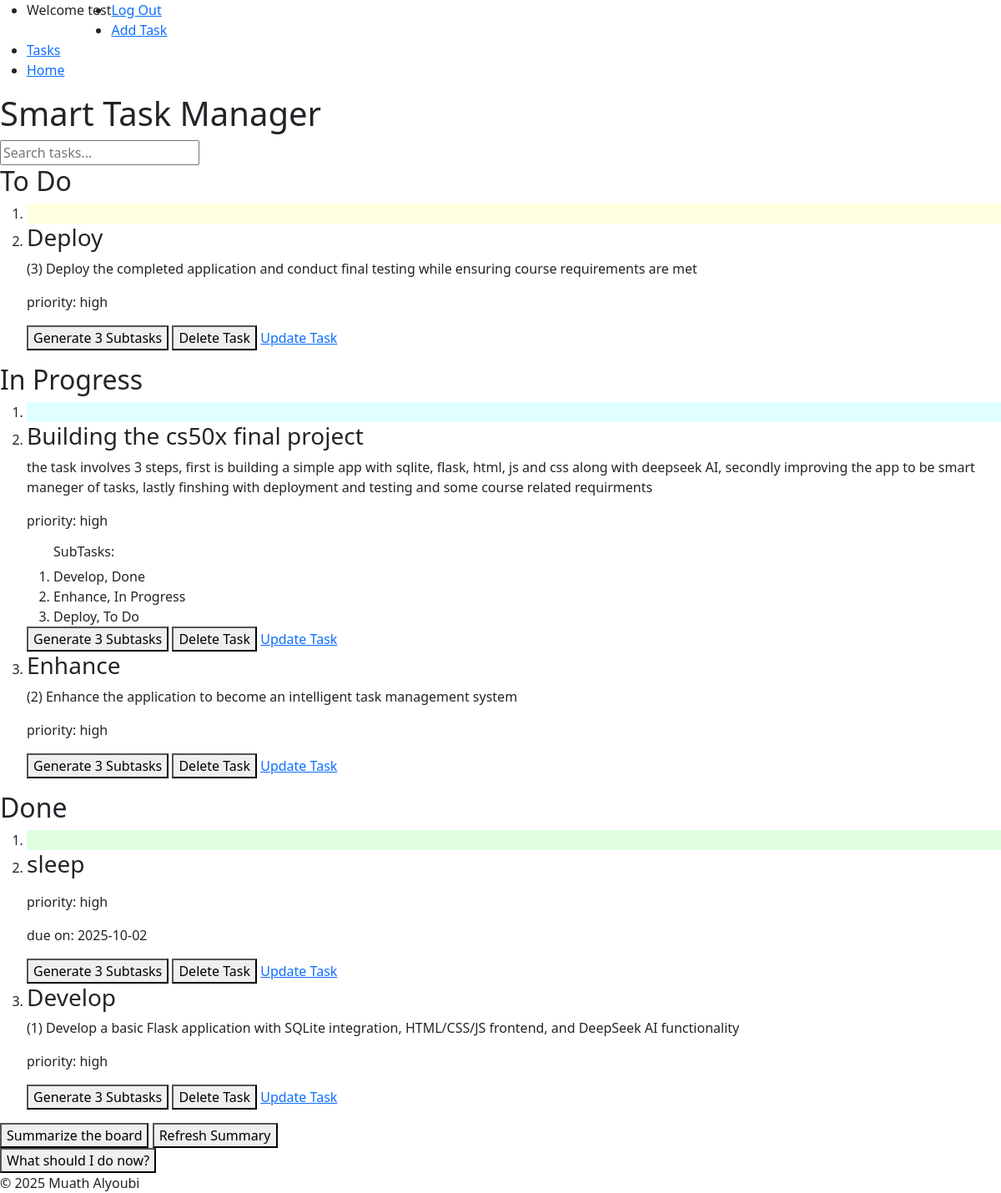
Page / (signed in) on the earlier database version.
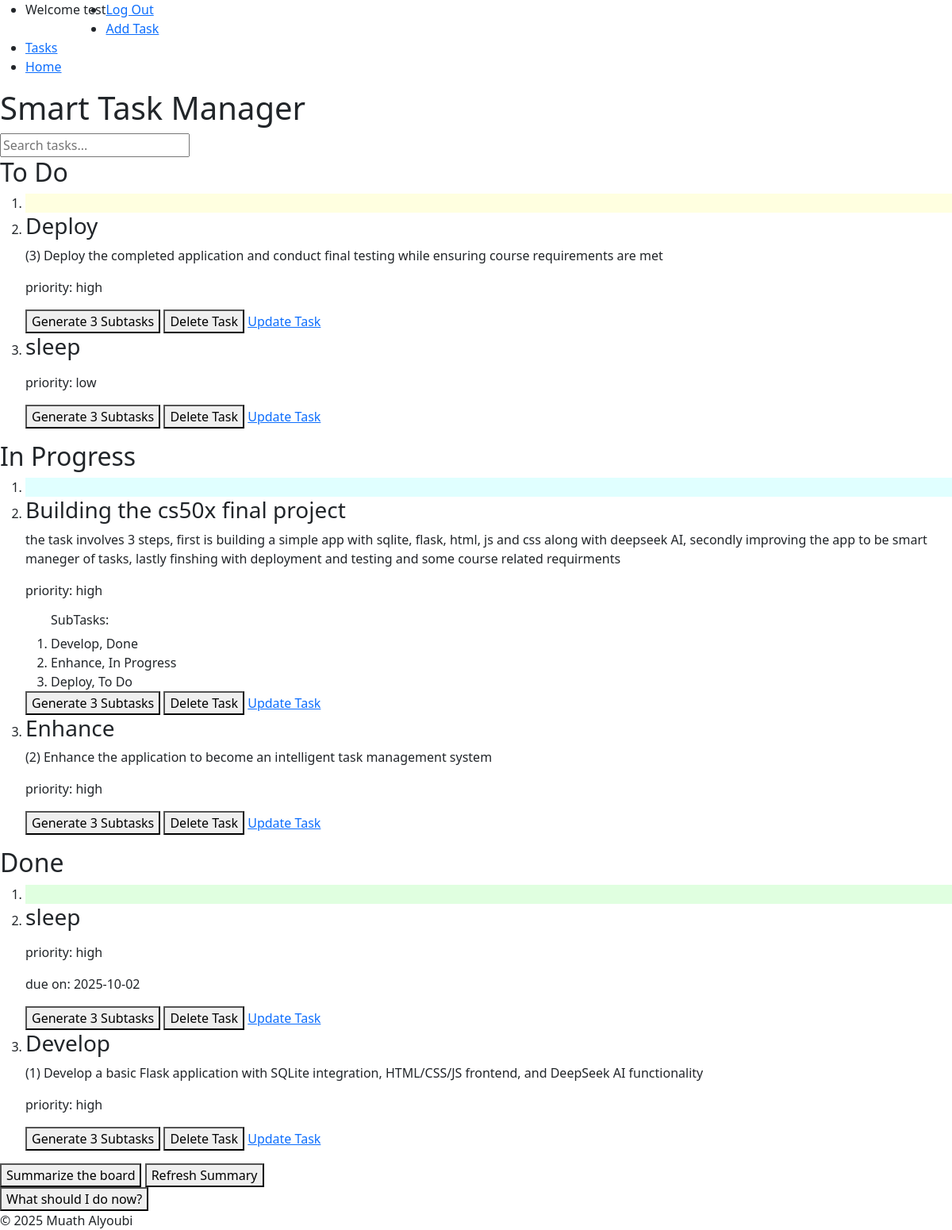
Same page on the later database version.
### tables this page shows
CREATE TABLE tasks(
                id INTEGER PRIMARY KEY AUTOINCREMENT NOT NULL,
                title TEXT NOT NULL,
                user_id INTEGER NOT NULL,
                description TEXT,
                status TEXT NOT NULL DEFAULT 'To Do',
                created_at TIMESTAMP DEFAULT CURRENT_TIMESTAMP, 
                priority TEXT NOT NULL, 
                due_date DATE, parent_id INTEGER DEFAULT NULL,  
                FOREIGN KEY (user_id) REFERENCES users(id) ON DELETE CASCADE
                );

### app.py (the view)
@app.route("/")
@login_required
def index():
    query = request.args.get("search")
    if query:
        tasks = get_searched_tasks(session["user_id"], query)
    else:
        tasks = get_tasks_by_user(session["user_id"])
    subtasks = get_subtasks(session["user_id"])
    return render_template("index.html", tasks=tasks, subtasks=subtasks)

### db.py (called while the page is built)
def get_db():
    if "db" not in g:
        g.db = sqlite3.connect(
            DATABASE,
            detect_types=sqlite3.PARSE_DECLTYPES,
            check_same_thread=False
        )
        g.db.row_factory = sqlite3.Row
    return g.db

def get_tasks_by_user(user_id):
    db = get_db()
    return db.execute(
        """SELECT * FROM tasks WHERE user_id = ? ORDER BY
        CASE WHEN due_date IS NULL THEN 1 ELSE 0 END,
        due_date ASC,
        CASE priority
            WHEN 'high' THEN 1
            WHEN 'medium' THEN 2
            WHEN 'low' THEN 3
        END ASC;
        """,(user_id,)).fetchall()

def get_subtasks(user_id):
    db = get_db()
    return db.execute(
        "SELECT * FROM tasks WHERE user_id = ? AND parent_id IS NOT NULL ORDER BY parent_id",
        (user_id,)).fetchall()

### helpers.py (called while the page is built)
def login_required(f):
    @wraps(f)
    def decorated_function(*args, **kwargs):
        if session.get("user_id") is None:
            return redirect(url_for('login', next=request.url))
        return f(*args, **kwargs)
    return decorated_function

### templates/index.html (shortened to what this page needs)
{% extends "layout.html" %}
{% block body %}
        <header>
            <h1>Smart Task Manager</h1>
        </header>
        <main>
            <input type="text" id ="search" placeholder="Search tasks..." onclick="searchTasks()">
            <section id="kanban-board">
                <section id="todo-column" aria-labelledby="todo-heading" >
                    <h2 id="todo-heading">To Do</h2>
                    <ol class = "task-list" id="To Do">
                        <li style="background-color: #FFFFE0"></li>
                        {% for task in tasks %}
                            {% if task.status == 'To Do' %}
                                <li id="{{ task.id }}" class="task" draggable="true">
                                    <h3>{{ task.title }}</h3>
                                    <p>{{ task.description }}</p>
                                    <p>priority: {{ task.priority }}</p>
                                    {% set ns = namespace(printed=false) %}
                                    <button onclick="generateTask('{{ task.id}}')" id="sub-task">Generate 3 Subtasks</button>
                                    <button onclick="deleteTask('{{ task.id }}')" id="delete-task">Delete Task</button>
                                    <a href="{{ url_for('editTask', id=task.id) }}" id="update-task">Update Task</a>
                                </li>
                            {% endif %}
                        {% endfor %}
                    </ol>
                </section>
                <section id="in-progress-column"  aria-labelledby="in-progress-heading">
                    <h2 id="in-progress-heading">In Progress</h2>
                    <ol class = "task-list" id="In Progress">
                        <li style="background-color: #E0FFFF"></li>
                        {% for task in tasks %}
                            {% if task.status == 'In Progress' %}
                                <li id="{{ task.id }}" class="task" draggable="true">
                                    <h3>{{ task.title }}</h3>
                                    <p>{{ task.description }}</p>
                                    <p>priority: {{ task.priority }}</p>
                                    {% set ns = namespace(printed=false) %}
                                    <ol>
                                    {% for sub in subtasks %}
                                        {% if sub.parent_id == task.id %}
                                            {% if not ns.printed %}
                                                <h6>SubTasks:</h6>
                                                {% set ns.printed = true %}
                                            {% endif %}
                                            <li>{{ sub.title }}, {{ sub.status }}</li>
                                        {% endif %}
                                    {% endfor %}
                                    </ol>
                                    <button onclick="generateTask('{{ task.id}}')" id="sub-task">Generate 3 Subtasks</button>
                                    <button onclick="deleteTask('{{ task.id }}')" id="delete-task">Delete Task</button>
                                    <a href="{{ url_for('editTask', id=task.id) }}" id="update-task">Update Task</a>
                                </li>
                            {% endif %}
                        {% endfor %}
                    </ol>
                </section>
                <section id="done-column" aria-labelledby="done-heading">
                    <h2 id="done-heading">Done</h2>
                    <ol class = "task-list" id="Done">
                        <li style="background-color: #E0FFE0"></li>
                        {% for task in tasks %}
                            {% if task.status == 'Done' %}
                                <li id="{{ task.id }}" class="task" draggable="true">
                                    <h3>{{ task.title }}</h3>
                                    <p>{{ task.description }}</p>
                                    <p>priority: {{ task.priority }}</p>
                                    {% if task.due_date is not none %}
                                        <p>due on: {{ task.due_date }}</p>
                                    {% endif %}
                                    {% set ns = namespace(printed=false) %}
                                    <button onclick="generateTask('{{ task.id}}')" id="sub-task">Generate 3 Subtasks</button>
                                    <button onclick="deleteTask('{{ task.id }}')" id="delete-task">Delete Task</button>
                                    <a href="{{ url_for('editTask', id=task.id) }}" id="update-task">Update Task</a>
                                </li>
                            {% endif %}
                        {% endfor %}
                    </ol>
                </section>
            </section>
            <div>
                <button id="summarize" onclick="getSummary()">Summarize the board</button>
                <button id="refresh" onclick="refreshSummary()">Refresh Summary</button>
            </div>
            <button id="next-task-btn" onclick="getNextTask()">What should I do now?</button>
        </main>
{% endblock %}

### templates/layout.html (shortened to what this page needs)
<!DOCTYPE html>
<html lang="en">
    <head>
        <link rel="stylesheet" href="{{ url_for('static', filename='css/style.css') }}">
        <link href="https://getbootstrap.com/docs/5.3/assets/css/docs.css" rel="stylesheet">
        <link href="https://cdn.jsdelivr.net/npm/bootstrap@5.3.8/dist/css/bootstrap.min.css" rel="stylesheet">
    </head>
    <body>
        <nav id="navbar">
            {% if session["username"] %}
                <ul>
                    <li style="float: left;"><p>Welcome {{ session["username"] }}</p></li>
                    <li><a href="/logout">Log Out</a></li>
                    <li><a href="/addtask">Add Task</a></li>
                    <li><a href="/tasks">Tasks</a></li>
                    <li><a href="/">Home</a></li>
                </ul>
            {% else %}
                <ul>
                    <li><a href="/login">Log In</a></li>
                    <li><a href="/register">Register</a></li>
                </ul>
            {% endif %}
        </nav>
        {% block body %}{% endblock %}
        <footer>
            &copy; 2025 Muath Alyoubi
        </footer>
    </body>
</html>

Differences in the rows shown:
added tasks: title "sleep", priority "low", shown under "To Do"
